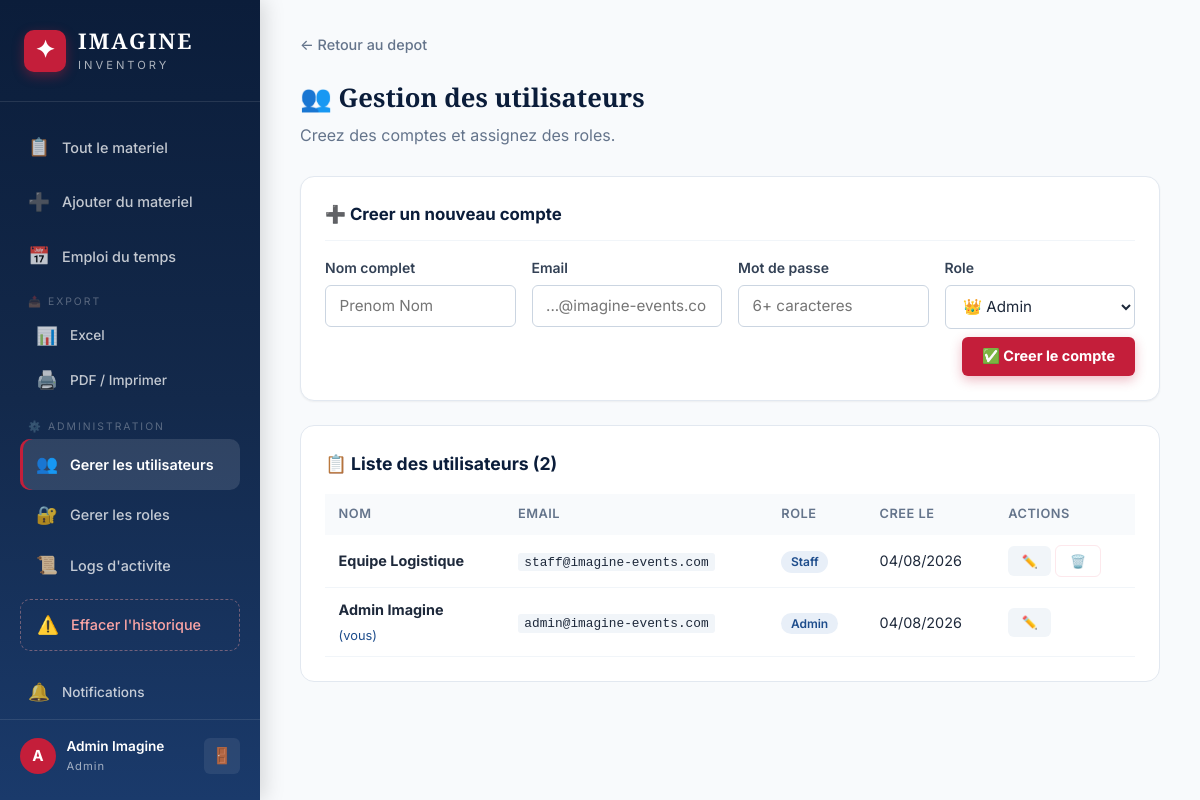
The app's page /admin/users (signed in), older data.
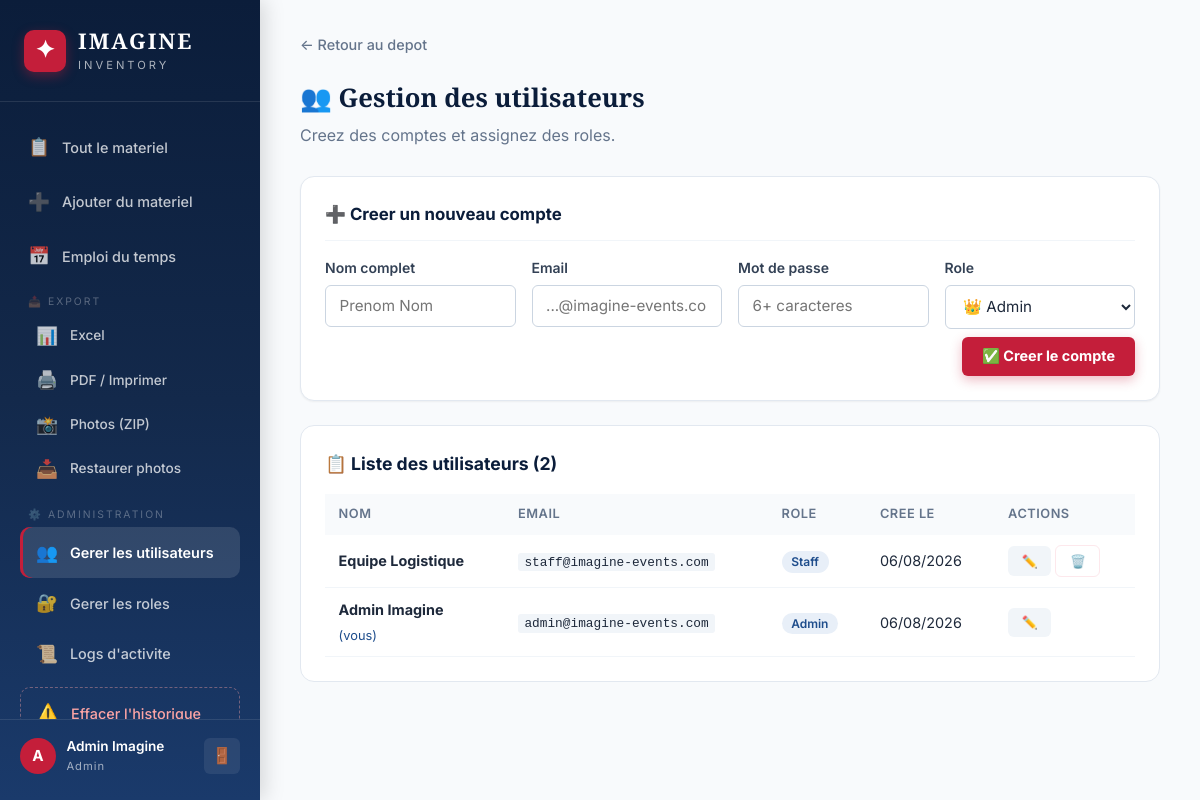
The same page, newer data.
### app.py (models this page shows, shortened)
class User(UserMixin, db.Model):
    __tablename__ = 'users'
    id = db.Column(db.Integer, primary_key=True); email = db.Column(db.String(150), unique=True, nullable=False)
    password_hash = db.Column(db.String(256), nullable=False); full_name = db.Column(db.String(150), nullable=False)
    role_id = db.Column(db.Integer, db.ForeignKey('roles.id'), nullable=True)
    created_at = db.Column(db.DateTime, default=tunisia_now)
    borrows = db.relationship('Borrow', backref='user', lazy=True)
    event_assignments = db.relationship('EventAssignment', backref='user', lazy=True)
    notifications = db.relationship('Notification', backref='user', lazy=True, foreign_keys='Notification.user_id')
    def has_permission(self, perm):
        role = db.session.get(CustomRole, self.role_id) if self.role_id else None
        return role.has_permission(perm) if role else False
    @property
    def role_name(self):
        role = db.session.get(CustomRole, self.role_id) if self.role_id else None
        return role.name if role else 'Aucun role'
    @property
    def unread_notifications(self):
        return Notification.query.filter_by(user_id=self.id, read=False).count()

class CustomRole(db.Model):
    __tablename__ = 'roles'
    id = db.Column(db.Integer, primary_key=True); name = db.Column(db.String(100), unique=True, nullable=False)
    icon = db.Column(db.String(10), default='👤'); description = db.Column(db.String(250), default='')
    permissions = db.Column(db.Text, default=''); created_at = db.Column(db.DateTime, default=tunisia_now)
    users = db.relationship('User', backref='role', lazy=True)
    def get_permissions(self):
        try: return json.loads(self.permissions) if self.permissions else []
        except: return []
    def has_permission(self, p): return p in self.get_permissions()

### app.py (the view)
@app.route('/admin/users')
@permission_required('manage_users')
def manage_users():
    users = User.query.order_by(User.created_at.desc()).all()
    return render_template('manage_users.html', users=users, all_roles=CustomRole.query.order_by(CustomRole.name).all())

### app.py (called while the page is built)
@login_manager.user_loader
def load_user(uid): return db.session.get(User, int(uid))

def permission_required(perm):
    def decorator(f):
        @wraps(f)
        @login_required
        def decorated(*args, **kwargs):
            if not current_user.has_permission(perm):
                try: log_action('permission_denied', f'Tentative d\'acces refuse : {perm}')
                except: pass
                flash('Acces refuse. Permission requise : ' + perm, 'error')
                return redirect(url_for('dashboard'))
            return f(*args, **kwargs)
        return decorated
    return decorator

### templates/manage_users.html (shortened to what this page needs)
{% extends "base.html" %}
{% block content %}
<div class="form-page" style="max-width:900px">
    <div class="breadcrumb"><a href="{{ url_for('dashboard') }}">← Retour au depot</a></div>
    <div class="page-header"><h1>👥 Gestion des utilisateurs</h1><p>Creez des comptes et assignez des roles.</p></div>
    <div class="form-card" style="margin-bottom:1.5rem">
        <h3 style="font-size:1.05rem;color:var(--blue-deep);margin-bottom:1rem;padding-bottom:.75rem;border-bottom:1px solid var(--gray-100)">➕ Creer un nouveau compte</h3>
        <form method="POST" action="{{ url_for('create_user') }}">
            <div class="form-row" style="grid-template-columns:1fr 1fr 1fr 1fr">
                <div class="form-group"><label>Nom complet</label><input type="text" name="full_name" required placeholder="Prenom Nom"></div>
                <div class="form-group"><label>Email</label><input type="email" name="email" required placeholder="...@imagine-events.com"></div>
                <div class="form-group"><label>Mot de passe</label><input type="password" name="password" required placeholder="6+ caracteres"></div>
                <div class="form-group"><label>Role</label><select name="role_id">{% for r in all_roles %}<option value="{{ r.id }}">{{ r.icon }} {{ r.name }}</option>{% endfor %}</select></div>
            </div>
            <div style="display:flex;justify-content:flex-end;padding-top:.5rem"><button class="btn btn-accent">✅ Creer le compte</button></div>
        </form>
    </div>
    <div class="detail-section"><h2>📋 Liste des utilisateurs ({{ users|length }})</h2>
        <div class="history-table-wrapper"><table class="history-table"><thead><tr><th>Nom</th><th>Email</th><th>Role</th><th>Cree le</th><th>Actions</th></tr></thead><tbody>
            {% for u in users %}<tr>
                <td><strong>{{ u.full_name }}</strong>{% if u.id == current_user.id %} <small style="color:var(--blue);font-weight:400">(vous)</small>{% endif %}</td>
                <td><code style="font-size:.8rem">{{ u.email }}</code></td>
                <td><span class="status-badge" style="background:var(--blue-pale);color:var(--blue)">{{ u.role_name }}</span></td>
                <td>{{ u.created_at.strftime('%d/%m/%Y') }}</td>
                <td>
                    <button class="btn btn-sm btn-secondary edit-user-btn" data-user='{"id":{{ u.id }},"name":{{ u.full_name|tojson }},"email":{{ u.email|tojson }},"role_id":{{ u.role_id or 0 }}}'>✏️</button>
                    {% if u.id != current_user.id %}
                    <form method="POST" action="{{ url_for('delete_user',uid=u.id) }}" style="display:inline" onsubmit="return confirm('Supprimer {{ u.full_name|replace("'","\\'") }} ?')"><button class="btn btn-sm btn-danger">🗑️</button></form>
                    {% endif %}
                </td>
            </tr>{% endfor %}
        </tbody></table></div>
    </div>
</div>
{% endblock %}

### templates/base.html (shortened to what the changed rows need)
<!DOCTYPE html>
<html lang="fr">
<head>
    <link rel="stylesheet" href="{{ url_for('static', filename='css/style.css') }}">
</head>
<body>
    {% if current_user.is_authenticated %}
    {% if current_user.has_permission('borrow_equipment') or current_user.has_permission('manage_equipment') or current_user.has_permission('manage_users') %}
    <aside class="sidebar" id="sidebar">
        <div class="sidebar-brand">
            <div class="brand-icon">✦</div>
            <div class="brand-text">
                <span class="brand-name">IMAGINE</span>
                <span class="brand-sub">Inventory</span>
            </div>
        </div>
        <nav class="sidebar-nav">
            <a href="{{ url_for('dashboard') }}" class="nav-item {% if request.endpoint == 'dashboard' %}active{% endif %}">
                <span class="nav-icon">📋</span><span>Tout le materiel</span>
            </a>
            {% if current_user.has_permission('manage_equipment') %}
            <a href="{{ url_for('add_equipment') }}" class="nav-item {% if request.endpoint == 'add_equipment' %}active{% endif %}">
                <span class="nav-icon">➕</span><span>Ajouter du materiel</span>
            </a>
            {% endif %}
            <a href="{{ url_for('schedule') }}" class="nav-item {% if request.endpoint == 'schedule' %}active{% endif %}">
                <span class="nav-icon">📅</span><span>Emploi du temps</span>
            </a>
            {% if current_user.has_permission('manage_equipment') %}
            <div style="margin:.25rem 0;padding:0 .5rem">
                <div style="font-size:.65rem;text-transform:uppercase;color:rgba(255,255,255,.3);letter-spacing:2px;padding:.25rem .5rem">📤 Export</div>
                <a href="{{ url_for('export_excel') }}" class="nav-item" style="font-size:.85rem;padding:.5rem 1rem">
                    <span class="nav-icon">📊</span><span>Excel</span>
                </a>
                <a href="{{ url_for('export_printer') }}" class="nav-item" style="font-size:.85rem;padding:.5rem 1rem" target="_blank">
                    <span class="nav-icon">🖨️</span><span>PDF / Imprimer</span>
                </a>
                {% if current_user.has_permission('manage_database') %}
                <a href="{{ url_for('export_photos_zip') }}" class="nav-item" style="font-size:.85rem;padding:.5rem 1rem">
                    <span class="nav-icon">📸</span><span>Photos (ZIP)</span>
                </a>
                <a href="{{ url_for('restore_photos') }}" class="nav-item" style="font-size:.85rem;padding:.5rem 1rem">
                    <span class="nav-icon">📥</span><span>Restaurer photos</span>
                </a>
                {% endif %}
            </div>
            {% endif %}
            {% if current_user.has_permission('manage_users') %}
            <div style="margin:.25rem 0;padding:0 .5rem">
                <div style="font-size:.65rem;text-transform:uppercase;color:rgba(255,255,255,.3);letter-spacing:2px;padding:.25rem .5rem">⚙️ Administration</div>
                <a href="{{ url_for('manage_users') }}" class="nav-item {% if request.endpoint == 'manage_users' %}active{% endif %}">
                    <span class="nav-icon">👥</span><span>Gerer les utilisateurs</span>
                </a>
                <a href="{{ url_for('manage_roles') }}" class="nav-item {% if request.endpoint == 'manage_roles' %}active{% endif %}">
                    <span class="nav-icon">🔐</span><span>Gerer les roles</span>
                </a>
                <a href="{{ url_for('activity_logs') }}" class="nav-item {% if request.endpoint == 'activity_logs' %}active{% endif %}">
                    <span class="nav-icon">📜</span><span>Logs d'activite</span>
                </a>
                <a href="#" class="nav-item nav-danger" onclick="openClearHistoryModal();return false" title="⚠️ A utiliser avec precaution">
                    <span class="nav-icon">⚠️</span><span>Effacer l'historique</span>
                </a>
            </div>
            {% endif %}
            <div style="margin-top:auto;padding:0.5rem 0">
                <a href="{{ url_for('notifications') }}" class="nav-item" style="font-size:0.85rem;position:relative">
                    <span class="nav-icon">🔔</span><span>Notifications</span>
                </a>
                <a href="{{ url_for('change_password') }}" class="nav-item" style="font-size:0.85rem">
                </a>
            </div>
        </nav>
        <div class="sidebar-footer">
            <div class="user-info">
                <div class="user-avatar">{{ current_user.full_name[0] | upper }}</div>
                <div>
                    <div class="user-name">{{ current_user.full_name }}</div>
                    <div class="user-role">{{ current_user.role_name }}</div>
                </div>
            </div>
            <a href="{{ url_for('logout') }}" class="logout-btn" title="Deconnexion">🚪</a>
        </div>
    </aside>
    {% endif %}
    {% endif %}
    <main class="main-content ">
        {% block content %}{% endblock %}
    </main>
</body>
</html>

Row changes from the older to the newer data that the page shows:
changed User "Admin Imagine": created_at "04/08/2026" → "06/08/2026"
changed User "Equipe Logistique": created_at "04/08/2026" → "06/08/2026"
Text that changed along with them:
text no longer shown: "🔔 Notifications"
text now shown: "📸 Photos (ZIP) 📥 Restaurer photos"
